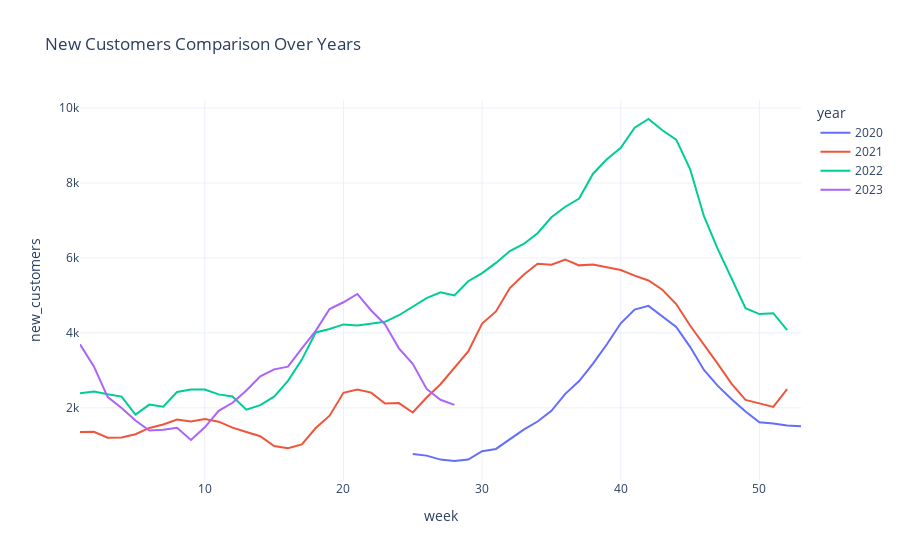

Here is the notebook cell this chart was saved with:
### Markdown cell above
### Seasonality Analysis 📈

### Code cell
fig = px.line(df.with_columns(pl.col(target).rolling_mean(5)),
        x='week',
        y=target,
        color = 'year',
        hover_data=[date_col],
        title='New Customers Comparison Over Years')

fig.show()

### Figure 1 — Plotly figure (JSON) as saved in the notebook; plotly's stock layout.template omitted (floating-point values rounded to 4 significant figures)
{"data": [{"customdata": [["2020-05-18"], ["2020-05-25"], ["2020-06-01"], ["2020-06-08"], ["2020-06-15"], ["2020-06-22"], ["2020-06-29"], ["2020-07-06"], ["2020-07-13"], ["2020-07-20"], ["2020-07-27"], ["2020-08-03"], ["2020-08-10"], ["2020-08-17"], ["2020-08-24"], ["2020-08-31"], ["2020-09-07"], ["2020-09-14"], ["2020-09-21"], ["2020-09-28"], ["2020-10-05"], ["2020-10-12"], ["2020-10-19"], ["2020-10-26"], ["2020-11-02"], ["2020-11-09"], ["2020-11-16"], ["2020-11-23"], ["2020-11-30"], ["2020-12-07"], ["2020-12-14"], ["2020-12-21"], ["2020-12-28"]], "hovertemplate": "year=2020<br>week=%{x}<br>new_customers=%{y}<br>week_start=%{customdata[0]}<extra></extra>", "legendgroup": "2020", "line": {"color": "#636efa", "dash": "solid"}, "marker": {"symbol": "circle"}, "mode": "lines", "name": "2020", "orientation": "v", "showlegend": true, "type": "scatter", "x": [21, 22, 23, 24, 25, 26, 27, 28, 29, 30, 31, 32, 33, 34, 35, 36, 37, 38, 39, 40, 41, 42, 43, 44, 45, 46, 47, 48, 49, 50, 51, 52, 53], "xaxis": "x", "y": [NaN, NaN, NaN, NaN, 765.0, 724.6, 618.2, 581.0, 620.4, 842.4, 903.2, 1169.0, 1419.0, 1635.0, 1920.0, 2373.0, 2714.0, 3180.0, 3697.0, 4257.0, 4622.0, 4721.0, 4438.0, 4161.0, 3629.0, 3012.0, 2585.0, 2229.0, 1904.0, 1612.0, 1581.0, 1528.0, 1507.0], "yaxis": "y"}, {"customdata": [["2021-01-04"], ["2021-01-11"], ["2021-01-18"], ["2021-01-25"], ["2021-02-01"], ["2021-02-08"], ["2021-02-15"], ["2021-02-22"], ["2021-03-01"], ["2021-03-08"], ["2021-03-15"], ["2021-03-22"], ["2021-03-29"], ["2021-04-05"], ["2021-04-12"], ["2021-04-19"], ["2021-04-26"], ["2021-05-03"], ["2021-05-10"], ["2021-05-17"], ["2021-05-24"], ["2021-05-31"], ["2021-06-07"], ["2021-06-14"], ["2021-06-21"], ["2021-06-28"], ["2021-07-05"], ["2021-07-12"], ["2021-07-19"], ["2021-07-26"], ["2021-08-02"], ["2021-08-09"], ["2021-08-16"], ["2021-08-23"], ["2021-08-30"], ["2021-09-06"], ["2021-09-13"], ["2021-09-20"], ["2021-09-27"], ["2021-10-04"], ["2021-10-11"], ["2021-10-18"], ["2021-10-25"], ["2021-11-01"], ["2021-11-08"], ["2021-11-15"], ["2021-11-22"], ["2021-11-29"], ["2021-12-06"], ["2021-12-13"], ["2021-12-20"], ["2021-12-27"]], "hovertemplate": "year=2021<br>week=%{x}<br>new_customers=%{y}<br>week_start=%{customdata[0]}<extra></extra>", "legendgroup": "2021", "line": {"color": "#EF553B", "dash": "solid"}, "marker": {"symbol": "circle"}, "mode": "lines", "name": "2021", "orientation": "v", "showlegend": true, "type": "scatter", "x": [1, 2, 3, 4, 5, 6, 7, 8, 9, 10, 11, 12, 13, 14, 15, 16, 17, 18, 19, 20, 21, 22, 23, 24, 25, 26, 27, 28, 29, 30, 31, 32, 33, 34, 35, 36, 37, 38, 39, 40, 41, 42, 43, 44, 45, 46, 47, 48, 49, 50, 51, 52], "xaxis": "x", "y": [1353.0, 1361.0, 1201.0, 1211.0, 1296.0, 1463.0, 1554.0, 1689.0, 1637.0, 1701.0, 1631.0, 1471.0, 1353.0, 1243.0, 978.6, 923.8, 1024.0, 1460.0, 1790.0, 2402.0, 2487.0, 2406.0, 2114.0, 2126.0, 1874.0, 2275.0, 2630.0, 3058.0, 3506.0, 4248.0, 4572.0, 5198.0, 5550.0, 5845.0, 5818.0, 5959.0, 5802.0, 5823.0, 5742.0, 5680.0, 5529.0, 5400.0, 5153.0, 4771.0, 4196.0, 3695.0, 3172.0, 2642.0, 2213.0, 2119.0, 2025.0, 2502.0], "yaxis": "y"}, {"customdata": [["2022-01-03"], ["2022-01-10"], ["2022-01-17"], ["2022-01-24"], ["2022-01-31"], ["2022-02-07"], ["2022-02-14"], ["2022-02-21"], ["2022-02-28"], ["2022-03-07"], ["2022-03-14"], ["2022-03-21"], ["2022-03-28"], ["2022-04-04"], ["2022-04-11"], ["2022-04-18"], ["2022-04-25"], ["2022-05-02"], ["2022-05-09"], ["2022-05-16"], ["2022-05-23"], ["2022-05-30"], ["2022-06-06"], ["2022-06-13"], ["2022-06-20"], ["2022-06-27"], ["2022-07-04"], ["2022-07-11"], ["2022-07-18"], ["2022-07-25"], ["2022-08-01"], ["2022-08-08"], ["2022-08-15"], ["2022-08-22"], ["2022-08-29"], ["2022-09-05"], ["2022-09-12"], ["2022-09-19"], ["2022-09-26"], ["2022-10-03"], ["2022-10-10"], ["2022-10-17"], ["2022-10-24"], ["2022-10-31"], ["2022-11-07"], ["2022-11-14"], ["2022-11-21"], ["2022-11-28"], ["2022-12-05"], ["2022-12-12"], ["2022-12-19"], ["2022-12-26"]], "hovertemplate": "year=2022<br>week=%{x}<br>new_customers=%{y}<br>week_start=%{customdata[0]}<extra></extra>", "legendgroup": "2022", "line": {"color": "#00cc96", "dash": "solid"}, "marker": {"symbol": "circle"}, "mode": "lines", "name": "2022", "orientation": "v", "showlegend": true, "type": "scatter", "x": [1, 2, 3, 4, 5, 6, 7, 8, 9, 10, 11, 12, 13, 14, 15, 16, 17, 18, 19, 20, 21, 22, 23, 24, 25, 26, 27, 28, 29, 30, 31, 32, 33, 34, 35, 36, 37, 38, 39, 40, 41, 42, 43, 44, 45, 46, 47, 48, 49, 50, 51, 52], "xaxis": "x", "y": [2386.0, 2436.0, 2360.0, 2300.0, 1817.0, 2087.0, 2032.0, 2422.0, 2488.0, 2489.0, 2359.0, 2304.0, 1950.0, 2070.0, 2299.0, 2719.0, 3288.0, 4012.0, 4105.0, 4227.0, 4198.0, 4239.0, 4295.0, 4472.0, 4711.0, 4927.0, 5086.0, 4998.0, 5379.0, 5595.0, 5868.0, 6183.0, 6374.0, 6659.0, 7087.0, 7368.0, 7587.0, 8249.0, 8636.0, 8939.0, 9476.0, 9709.0, 9407.0, 9159.0, 8373.0, 7114.0, 6237.0, 5454.0, 4662.0, 4503.0, 4526.0, 4072.0], "yaxis": "y"}, {"customdata": [["2023-01-02"], ["2023-01-09"], ["2023-01-16"], ["2023-01-23"], ["2023-01-30"], ["2023-02-06"], ["2023-02-13"], ["2023-02-20"], ["2023-02-27"], ["2023-03-06"], ["2023-03-13"], ["2023-03-20"], ["2023-03-27"], ["2023-04-03"], ["2023-04-10"], ["2023-04-17"], ["2023-04-24"], ["2023-05-01"], ["2023-05-08"], ["2023-05-15"], ["2023-05-22"], ["2023-05-29"], ["2023-06-05"], ["2023-06-12"], ["2023-06-19"], ["2023-06-26"], ["2023-07-03"], ["2023-07-10"]], "hovertemplate": "year=2023<br>week=%{x}<br>new_customers=%{y}<br>week_start=%{customdata[0]}<extra></extra>", "legendgroup": "2023", "line": {"color": "#ab63fa", "dash": "solid"}, "marker": {"symbol": "circle"}, "mode": "lines", "name": "2023", "orientation": "v", "showlegend": true, "type": "scatter", "x": [1, 2, 3, 4, 5, 6, 7, 8, 9, 10, 11, 12, 13, 14, 15, 16, 17, 18, 19, 20, 21, 22, 23, 24, 25, 26, 27, 28], "xaxis": "x", "y": [3696.0, 3106.0, 2285.0, 1993.0, 1660.0, 1395.0, 1413.0, 1468.0, 1142.0, 1481.0, 1921.0, 2136.0, 2461.0, 2839.0, 3027.0, 3099.0, 3587.0, 4055.0, 4637.0, 4818.0, 5040.0, 4598.0, 4231.0, 3588.0, 3174.0, 2505.0, 2214.0, 2080.0], "yaxis": "y"}], "layout": {"legend": {"title": {"text": "year"}, "tracegroupgap": 0}, "title": {"text": "New Customers Comparison Over Years"}, "xaxis": {"anchor": "y", "domain": [0, 1], "title": {"text": "week"}}, "yaxis": {"anchor": "x", "domain": [0, 1], "title": {"text": "new_customers"}}}}
